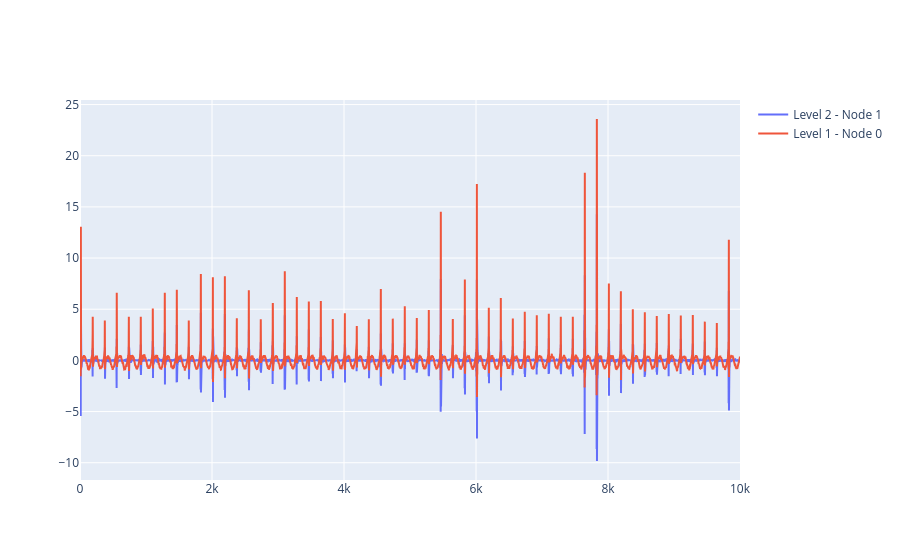

The notebook cell this image was saved under:
### Markdown cell above
# Assessing high kurtosis nodes

### Code cell
# Print kurtosis of child node and all parent nodes until level 1
i = 1
for node in tr_obj.get_leaf_nodes(freq_threshold=freq_threshold):
    if node.metric("kurtosis") > 20 and i < 2:
        fig = go.Figure()
        i = 1
        print(f"frequency range: {np.asarray(node.numeric_freq_range) * (sampling_rate / 2)/1e6} MHz")
        while node.level > 0:
            rec_signal = inv.inv_node(node)
            rec_signal_trimmed = trim(rec_signal, inv_keep_ratio)
            print(f"Level {node.level} - Node {node.node_number} - Kurtosis: {sf.kurtosis(rec_signal_trimmed)} -"
                  f"Energy: {sf.energy(rec_signal_trimmed)}")
            fig.add_trace(
                go.Scatter(y=rec_signal_trimmed, mode='lines', name=f"Level {node.level} - Node {node.node_number}")
            )
            node = node.parent
        fig.show()
        i += 1

### Figure 1 — Plotly figure (JSON) as saved in the notebook; plotly's stock layout.template omitted (floating-point values rounded to 4 significant figures; data arrays with more than 128 entries replaced by an {"elided": "..."} marker saying what was removed)
{"data": [{"mode": "lines", "name": "Level 2 - Node 1", "type": "scatter", "y": {"elided": "10001 float values"}}, {"mode": "lines", "name": "Level 1 - Node 0", "type": "scatter", "y": {"elided": "10001 float values"}}], "layout": {}}
